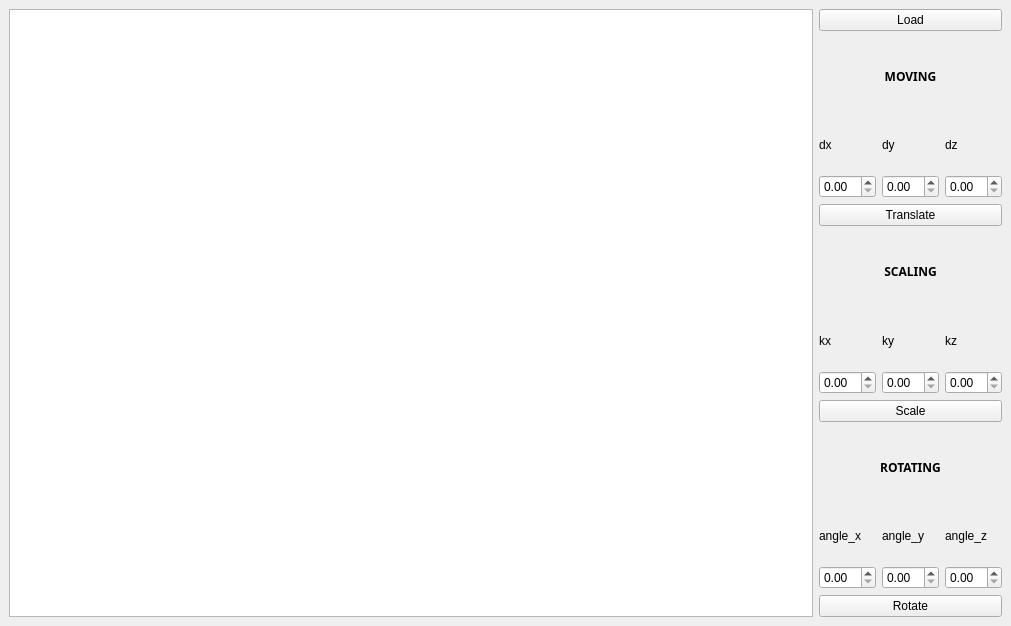
<?xml version="1.0" encoding="UTF-8"?>
<ui version="4.0">
 <class>MainWindow</class>
 <widget class="QMainWindow" name="MainWindow">
  <property name="geometry">
   <rect>
    <x>0</x>
    <y>0</y>
    <width>1011</width>
    <height>626</height>
   </rect>
  </property>
  <property name="windowTitle">
   <string>MainWindow</string>
  </property>
  <widget class="QWidget" name="centralwidget">
   <layout class="QHBoxLayout" name="horizontalLayout_4" stretch="10,1">
    <item>
     <widget class="QGraphicsView" name="graphicsView"/>
    </item>
    <item>
     <layout class="QVBoxLayout" name="manager_layout">
      <item>
       <widget class="QPushButton" name="load_btn">
        <property name="text">
         <string>Load</string>
        </property>
       </widget>
      </item>
      <item>
       <layout class="QVBoxLayout" name="moving_layout">
        <item>
         <widget class="QLabel" name="label_4">
          <property name="font">
           <font>
            <family>Tlwg Typo</family>
            <weight>75</weight>
            <bold>true</bold>
           </font>
          </property>
          <property name="text">
           <string>MOVING</string>
          </property>
          <property name="scaledContents">
           <bool>true</bool>
          </property>
          <property name="alignment">
           <set>Qt::AlignCenter</set>
          </property>
          <property name="wordWrap">
           <bool>false</bool>
          </property>
         </widget>
        </item>
        <item>
         <layout class="QHBoxLayout" name="horizontalLayout">
          <item>
           <layout class="QVBoxLayout" name="verticalLayout">
            <item>
             <widget class="QLabel" name="dx_lbl">
              <property name="text">
               <string>dx</string>
              </property>
             </widget>
            </item>
            <item>
             <widget class="QDoubleSpinBox" name="dx_box"/>
            </item>
           </layout>
          </item>
          <item>
           <layout class="QVBoxLayout" name="verticalLayout_2">
            <item>
             <widget class="QLabel" name="dy_lbl">
              <property name="text">
               <string>dy</string>
              </property>
             </widget>
            </item>
            <item>
             <widget class="QDoubleSpinBox" name="dy_box"/>
            </item>
           </layout>
          </item>
          <item>
           <layout class="QVBoxLayout" name="verticalLayout_3">
            <item>
             <widget class="QLabel" name="dz_lbl">
              <property name="text">
               <string>dz</string>
              </property>
             </widget>
            </item>
            <item>
             <widget class="QDoubleSpinBox" name="dz_box"/>
            </item>
           </layout>
          </item>
         </layout>
        </item>
        <item>
         <widget class="QPushButton" name="translate_btn">
          <property name="text">
           <string>Translate</string>
          </property>
         </widget>
        </item>
       </layout>
      </item>
      <item>
       <layout class="QVBoxLayout" name="scaling_layout">
        <item>
         <widget class="QLabel" name="label_9">
          <property name="font">
           <font>
            <family>Tlwg Typo</family>
            <weight>75</weight>
            <bold>true</bold>
           </font>
          </property>
          <property name="text">
           <string>SCALING</string>
          </property>
          <property name="scaledContents">
           <bool>true</bool>
          </property>
          <property name="alignment">
           <set>Qt::AlignCenter</set>
          </property>
          <property name="wordWrap">
           <bool>false</bool>
          </property>
         </widget>
        </item>
        <item>
         <layout class="QHBoxLayout" name="horizontalLayout_3">
          <item>
           <layout class="QVBoxLayout" name="verticalLayout_10">
            <item>
             <widget class="QLabel" name="kx_lbl">
              <property name="text">
               <string>kx</string>
              </property>
             </widget>
            </item>
            <item>
             <widget class="QDoubleSpinBox" name="kx_box"/>
            </item>
           </layout>
          </item>
          <item>
           <layout class="QVBoxLayout" name="verticalLayout_11">
            <item>
             <widget class="QLabel" name="ky_lbl">
              <property name="text">
               <string>ky</string>
              </property>
             </widget>
            </item>
            <item>
             <widget class="QDoubleSpinBox" name="ky_box"/>
            </item>
           </layout>
          </item>
          <item>
           <layout class="QVBoxLayout" name="verticalLayout_12">
            <item>
             <widget class="QLabel" name="kz_lbl">
              <property name="text">
               <string>kz</string>
              </property>
             </widget>
            </item>
            <item>
             <widget class="QDoubleSpinBox" name="kz_box"/>
            </item>
           </layout>
          </item>
         </layout>
        </item>
        <item>
         <widget class="QPushButton" name="scale_btn">
          <property name="text">
           <string>Scale</string>
          </property>
         </widget>
        </item>
       </layout>
      </item>
      <item>
       <layout class="QVBoxLayout" name="rotating_layout">
        <item>
         <widget class="QLabel" name="label_5">
          <property name="font">
           <font>
            <family>Tlwg Typo</family>
            <weight>75</weight>
            <bold>true</bold>
           </font>
          </property>
          <property name="text">
           <string>ROTATING</string>
          </property>
          <property name="scaledContents">
           <bool>true</bool>
          </property>
          <property name="alignment">
           <set>Qt::AlignCenter</set>
          </property>
          <property name="wordWrap">
           <bool>false</bool>
          </property>
         </widget>
        </item>
        <item>
         <layout class="QHBoxLayout" name="horizontalLayout_2">
          <item>
           <layout class="QVBoxLayout" name="verticalLayout_6">
            <item>
             <widget class="QLabel" name="ax_lbl">
              <property name="text">
               <string>angle_x</string>
              </property>
             </widget>
            </item>
            <item>
             <widget class="QDoubleSpinBox" name="ax_box"/>
            </item>
           </layout>
          </item>
          <item>
           <layout class="QVBoxLayout" name="verticalLayout_7">
            <item>
             <widget class="QLabel" name="ay_lbl">
              <property name="text">
               <string>angle_y</string>
              </property>
             </widget>
            </item>
            <item>
             <widget class="QDoubleSpinBox" name="ay_box"/>
            </item>
           </layout>
          </item>
          <item>
           <layout class="QVBoxLayout" name="verticalLayout_8">
            <item>
             <widget class="QLabel" name="az_lbl">
              <property name="text">
               <string>angle_z</string>
              </property>
             </widget>
            </item>
            <item>
             <widget class="QDoubleSpinBox" name="az_box"/>
            </item>
           </layout>
          </item>
         </layout>
        </item>
        <item>
         <widget class="QPushButton" name="rotate_btn">
          <property name="text">
           <string>Rotate</string>
          </property>
         </widget>
        </item>
       </layout>
      </item>
     </layout>
    </item>
   </layout>
  </widget>
 </widget>
 <resources/>
 <connections/>
</ui>
